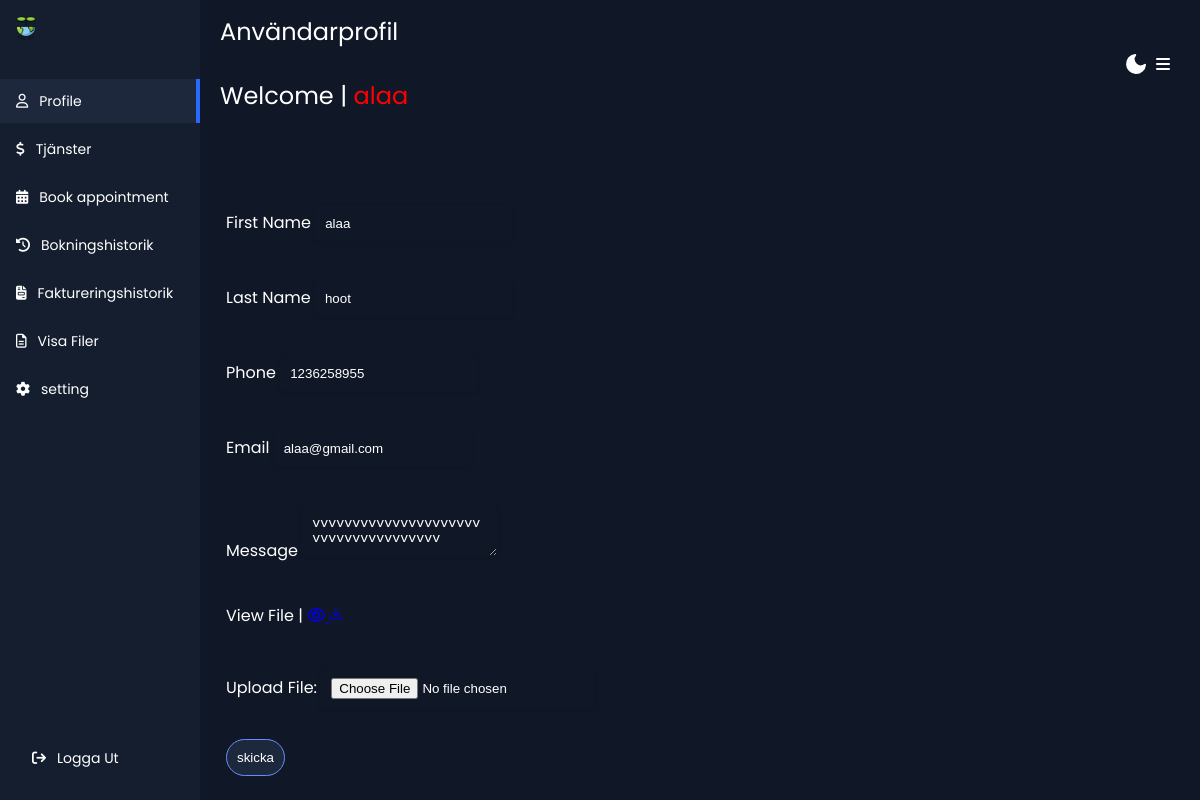
/profile.php (signed in), run on the app's committed database.
### tables this page shows
CREATE TABLE `tbluser` (
  `ID` int(10) NOT NULL,
  `FirstName` varchar(120) DEFAULT NULL,
  `LastName` varchar(250) DEFAULT NULL,
  `MobileNumber` bigint(10) DEFAULT NULL,
  `Email` varchar(120) DEFAULT NULL,
  `Password` varchar(120) DEFAULT NULL,
  `message` text NOT NULL,
  `RegDate` timestamp NULL DEFAULT current_timestamp(),
  `IsRead` int(5) DEFAULT NULL,
  `filename` varchar(255) NOT NULL
);

### profile.php (the view, shortened to what this page needs)
<?php
include 'includes/dbconnection.php';
?>
  <!DOCTYPE html>
  <html lang="en">
  <head>
    <link rel="stylesheet" href="./dashboard/style.css">
    <link rel="stylesheet" href="https://unpkg.com/aos@next/dist/aos.css" />
    <link rel="stylesheet" href="https://cdnjs.cloudflare.com/ajax/libs/animate.css/4.1.1/animate.min.css" />
  </head>
  <body>
    <div class="app-container">
      <?php include_once 'includes/headerlogin.php'; ?>
      <div class="app-content">
        <div class="app-content-header">
<p class="app-content-headerText">Användarprofil<br><br>Welcome | <span style="color: red;"><?php echo $row['FirstName']; ?></span></p>
          <button class="mode-switch" title="Switch Theme">
            <svg class="moon" fill="none" stroke="currentColor" stroke-linecap="round" stroke-linejoin="round" stroke-width="2" width="24" height="24" viewBox="0 0 24 24">
              <defs></defs>
              <path d="M21 12.79A9 9 0 1111.21 3 7 7 0 0021 12.79z"></path>
            </svg>
          </button>
          <i id="openmenu" class="fa-solid fa-bars"></i>
        </div>
        <div class="app-content-actions">
          <div class="app-content-actions-wrapper">
            <div class="filter-button-wrapper">
            </div>
          </div>
        </div>
        <div class="map-content-9 mt-lg-0 mt-4">
 <?php
 $ID = $_SESSION['bpmsuid'];
$ret = mysqli_query($con, "SELECT * FROM tbluser WHERE ID='$ID'");
while ($row = mysqli_fetch_array($ret)) {
?>
    <form method="post" enctype="multipart/form-data">
      <div class="formdiv" style="padding-top: 30px;">
        <div class="form-group">
            <label for="fname">First Name</label>
            <input type="text" class="form-control" name="fname" id="fname" placeholder="Enter your first name"    value="<?php echo $row['FirstName']; ?>">
        </div>
         </div>
         <div class="formdiv" style="padding-top: 30px;">
        <div class="form-group">
            <label for="lname">Last Name</label>
            <input type="text" class="form-control" name="lname" id="lname" placeholder="Enter your last name"    value="<?php echo $row['LastName']; ?>">
        </div></div>
        <div class="formdiv" style="padding-top: 30px;">
        <div class="form-group">
            <label for="phone">Phone</label>
            <input type="tel" class="form-control" name="phone" id="phone" placeholder="Enter your phone number"     value="<?php echo $row['MobileNumber']; ?>">
        </div></div>
        <div class="formdiv" style="padding-top: 30px;">
        <div class="form-group">
            <label for="email">Email</label>
            <input type="email" class="form-control" name="email" id="email" placeholder="Enter your email address"   value="<?php echo $row['Email']; ?>">
        </div></div>
<div class="formdiv" style="padding-top: 30px;">
    <div class="form-group">
        <label for="message">Message</label>
        <textarea class="form-control" name="message" id="message" placeholder="Enter your message" ><?php echo $row['message']; ?></textarea>
    </div>
</div>
        <div class="formdiv" style="padding-top: 30px;">
        <div class="form-group">
          <label >View File | </label>
<?php
                                        $filename = $row['filename'];
                                        if (!empty($filename)) {
                                            echo "<td style='display: flex; gap: 16px;'>
          <a class='btn btn-primary' href='./uploads/$filename' target='_blank'>
            <i class='fa fa-eye' aria-hidden='true'></i>
          </a>
          <a class='btn btn-primary' href='./uploads/$filename' download>
            <svg xmlns='http://www.w3.org/2000/svg' width='14' height='14' viewBox='0 0 24 24' fill='none' stroke='currentColor' stroke-width='2' stroke-linecap='round' stroke-linejoin='round'>
              <path d='M21 15v4a2 2 0 0 1-2 2H5a2 2 0 0 1-2-2v-4'></path>
              <polyline points='7 10 12 15 17 10'></polyline>
              <line x1='12' y1='15' x2='12' y2='3'></line>
            </svg>
          </a>
        </td>";
                                        } else {
                                            echo "<td><span style='color:red; font-weight:bold;'>The user did not upload any file when registering</span></td>";
                                        }
                                        ?>
        </div></div>
        <div class="formdiv" style="padding-top: 30px;">
        <div class="form-group">
             <label for="image">Upload File:</label>
            <input type="file" class="form-control-file" name="image" id="image"  >
        </div></div>
        <button type="submit" class="btn btn-contact" name="submit">skicka</button>
    </form>
<?php
}
?>
                    </div>
      </div>
    </div>
  </body>
  </html>

### dashboard/style.css (style rules this page uses)
* { box-sizing: border-box; }
:root { --app-bg: #101827; --sidebar: rgba(21, 30, 47, 1); --sidebar-main-color: #fff; --table-border: #1a2131; --table-header: #1a2131; --app-content-main-color: #fff; --sidebar-link: #fff; --sidebar-active-link: #1d283c; --sidebar-hover-link: #1a2539; --action-color: #2869ff; --action-color-hover: #6291fd; --app-content-secondary-color: #1d283c; --filter-reset: #2c394f; --filter-shadow: rgba(16, 24, 39, 0.8) 0px 6px 12px -2px, rgba(0, 0, 0, 0.3) 0px 3px 7px -3px; }
body, html { margin: 0; padding: 0; height: 100%; width: 100%; }
body { overflow: hidden; font-family: "Poppins", sans-serif; background-color: var(--app-bg); -webkit-font-smoothing: antialiased; -moz-osx-font-smoothing: grayscale; }
.app-container { border-radius: 4px; width: 100%; height: 100%; max-height: 100%; max-width: 1280px; display: flex; overflow: hidden; box-shadow: rgba(99, 99, 99, 0.2) 0px 2px 8px 0px; max-width: 2000px; margin: 0 auto; }
.mode-switch { background-color: transparent; border: none; padding: 0; color: var(--app-content-main-color); display: flex; justify-content: center; align-items: center; margin-left: auto; margin-right: 8px; cursor: pointer; }
.mode-switch .moon { fill: var(--app-content-main-color); }
.app-content { padding: 16px; background-color: var(--app-bg); height: 100%; flex: 1; max-height: 100%; display: flex; flex-direction: column; }
.app-content-header { display: flex; align-items: center; justify-content: space-between; padding: 0 4px; }
.app-content-headerText { color: var(--app-content-main-color); font-size: 24px; line-height: 32px; margin: 0; }
.app-content-actions { display: flex; justify-content: space-between; align-items: center; padding: 16px 4px; }
.app-content-actions-wrapper { display: flex; align-items: center; margin-left: auto; }
.filter-button-wrapper { position: relative; }
.formdiv { display: flex; flex-direction: column; gap: 1rem; color: var(--sidebar-link); padding: 10px; }
.formdiv input, #message { border: 1px solid var(--app-content-secondary-color); background: var(--app-bg) !important; border: none; padding: 10px; border-radius: 4px; box-shadow: rgba(0, 0, 0, 0.16) 0px 1px 4px; transition: all 0.3s ease 0s; color: var(--app-content-main-color); }
.btn-contact { margin: 10px; margin-top: 20px; padding: 10px; border-radius: 4px; cursor: pointer; background-color: var(--app-content-secondary-color); color: var(--app-content-main-color); border: none; border-radius: 50px; border: 1px solid var(--action-color-hover); }
#openmenu { padding-right: 10px; font-size: 1rem; }
#openmenu { font-size: 1rem; color: var(--app-content-main-color); z-index: 9999; }

### data on the page
tbluser: FirstName "alaa", fname "alaa", lname "hoot", phone "1236258955", email "alaa@gmail.com", message "vvvvvvvvvvvvvvvvvvvvvvvvvvvvvvvvvvvvv"
